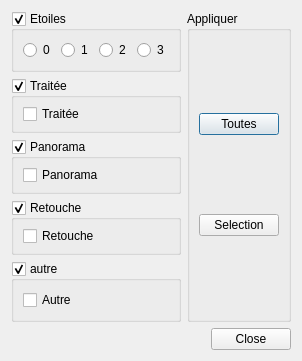
<?xml version="1.0" encoding="UTF-8"?>
<ui version="4.0">
 <class>Infos</class>
 <widget class="QDialog" name="Infos">
  <property name="geometry">
   <rect>
    <x>0</x>
    <y>0</y>
    <width>289</width>
    <height>348</height>
   </rect>
  </property>
  <property name="windowTitle">
   <string>Modification Infos</string>
  </property>
  <layout class="QHBoxLayout" name="horizontalLayout_3">
   <item>
    <layout class="QVBoxLayout" name="verticalLayout">
     <item>
      <layout class="QHBoxLayout" name="horizontalLayout_2">
       <item>
        <layout class="QVBoxLayout" name="verticalLayout_4">
         <item>
          <widget class="QGroupBox" name="etoiles">
           <property name="title">
            <string>Etoiles</string>
           </property>
           <property name="checkable">
            <bool>true</bool>
           </property>
           <layout class="QHBoxLayout" name="horizontalLayout">
            <item>
             <widget class="QRadioButton" name="cb_0_etoile">
              <property name="text">
               <string>0</string>
              </property>
             </widget>
            </item>
            <item>
             <widget class="QRadioButton" name="cb_1_etoile">
              <property name="text">
               <string>1</string>
              </property>
             </widget>
            </item>
            <item>
             <widget class="QRadioButton" name="cb_2_etoiles">
              <property name="text">
               <string>2</string>
              </property>
             </widget>
            </item>
            <item>
             <widget class="QRadioButton" name="cb_3_etoiles">
              <property name="text">
               <string>3</string>
              </property>
             </widget>
            </item>
           </layout>
          </widget>
         </item>
         <item>
          <widget class="QGroupBox" name="traitee">
           <property name="sizePolicy">
            <sizepolicy hsizetype="Preferred" vsizetype="Preferred">
             <horstretch>0</horstretch>
             <verstretch>0</verstretch>
            </sizepolicy>
           </property>
           <property name="minimumSize">
            <size>
             <width>0</width>
             <height>55</height>
            </size>
           </property>
           <property name="title">
            <string>Traitée</string>
           </property>
           <property name="checkable">
            <bool>true</bool>
           </property>
           <layout class="QVBoxLayout" name="verticalLayout_2">
            <item>
             <widget class="QCheckBox" name="cb_traitee">
              <property name="text">
               <string>Traitée</string>
              </property>
             </widget>
            </item>
           </layout>
          </widget>
         </item>
         <item>
          <widget class="QGroupBox" name="panorama">
           <property name="sizePolicy">
            <sizepolicy hsizetype="Preferred" vsizetype="Preferred">
             <horstretch>0</horstretch>
             <verstretch>0</verstretch>
            </sizepolicy>
           </property>
           <property name="minimumSize">
            <size>
             <width>0</width>
             <height>55</height>
            </size>
           </property>
           <property name="title">
            <string>Panorama</string>
           </property>
           <property name="checkable">
            <bool>true</bool>
           </property>
           <layout class="QVBoxLayout" name="verticalLayout_6">
            <item>
             <widget class="QCheckBox" name="cb_panorama">
              <property name="text">
               <string>Panorama</string>
              </property>
             </widget>
            </item>
           </layout>
          </widget>
         </item>
         <item>
          <widget class="QGroupBox" name="retouche">
           <property name="sizePolicy">
            <sizepolicy hsizetype="Preferred" vsizetype="Preferred">
             <horstretch>0</horstretch>
             <verstretch>0</verstretch>
            </sizepolicy>
           </property>
           <property name="minimumSize">
            <size>
             <width>0</width>
             <height>55</height>
            </size>
           </property>
           <property name="title">
            <string>Retouche</string>
           </property>
           <property name="checkable">
            <bool>true</bool>
           </property>
           <layout class="QVBoxLayout" name="verticalLayout_7">
            <item>
             <widget class="QCheckBox" name="cb_retouche">
              <property name="text">
               <string>Retouche</string>
              </property>
             </widget>
            </item>
           </layout>
          </widget>
         </item>
         <item>
          <widget class="QGroupBox" name="autre">
           <property name="title">
            <string>autre</string>
           </property>
           <property name="checkable">
            <bool>true</bool>
           </property>
           <layout class="QVBoxLayout" name="verticalLayout_5">
            <item>
             <widget class="QCheckBox" name="cb_autre">
              <property name="text">
               <string>Autre</string>
              </property>
             </widget>
            </item>
           </layout>
          </widget>
         </item>
        </layout>
       </item>
       <item>
        <widget class="QGroupBox" name="groupBox_2">
         <property name="title">
          <string>Appliquer</string>
         </property>
         <layout class="QVBoxLayout" name="verticalLayout_3">
          <item>
           <widget class="QPushButton" name="bt_toutes">
            <property name="text">
             <string>Toutes</string>
            </property>
           </widget>
          </item>
          <item>
           <widget class="QPushButton" name="bt_selection">
            <property name="text">
             <string>Selection</string>
            </property>
           </widget>
          </item>
         </layout>
        </widget>
       </item>
      </layout>
     </item>
     <item>
      <widget class="QDialogButtonBox" name="buttonBox">
       <property name="orientation">
        <enum>Qt::Horizontal</enum>
       </property>
       <property name="standardButtons">
        <set>QDialogButtonBox::Close</set>
       </property>
      </widget>
     </item>
    </layout>
   </item>
  </layout>
 </widget>
 <resources/>
 <connections>
  <connection>
   <sender>buttonBox</sender>
   <signal>accepted()</signal>
   <receiver>Infos</receiver>
   <slot>accept()</slot>
   <hints>
    <hint type="sourcelabel">
     <x>248</x>
     <y>254</y>
    </hint>
    <hint type="destinationlabel">
     <x>157</x>
     <y>274</y>
    </hint>
   </hints>
  </connection>
  <connection>
   <sender>buttonBox</sender>
   <signal>rejected()</signal>
   <receiver>Infos</receiver>
   <slot>reject()</slot>
   <hints>
    <hint type="sourcelabel">
     <x>316</x>
     <y>260</y>
    </hint>
    <hint type="destinationlabel">
     <x>286</x>
     <y>274</y>
    </hint>
   </hints>
  </connection>
 </connections>
</ui>
